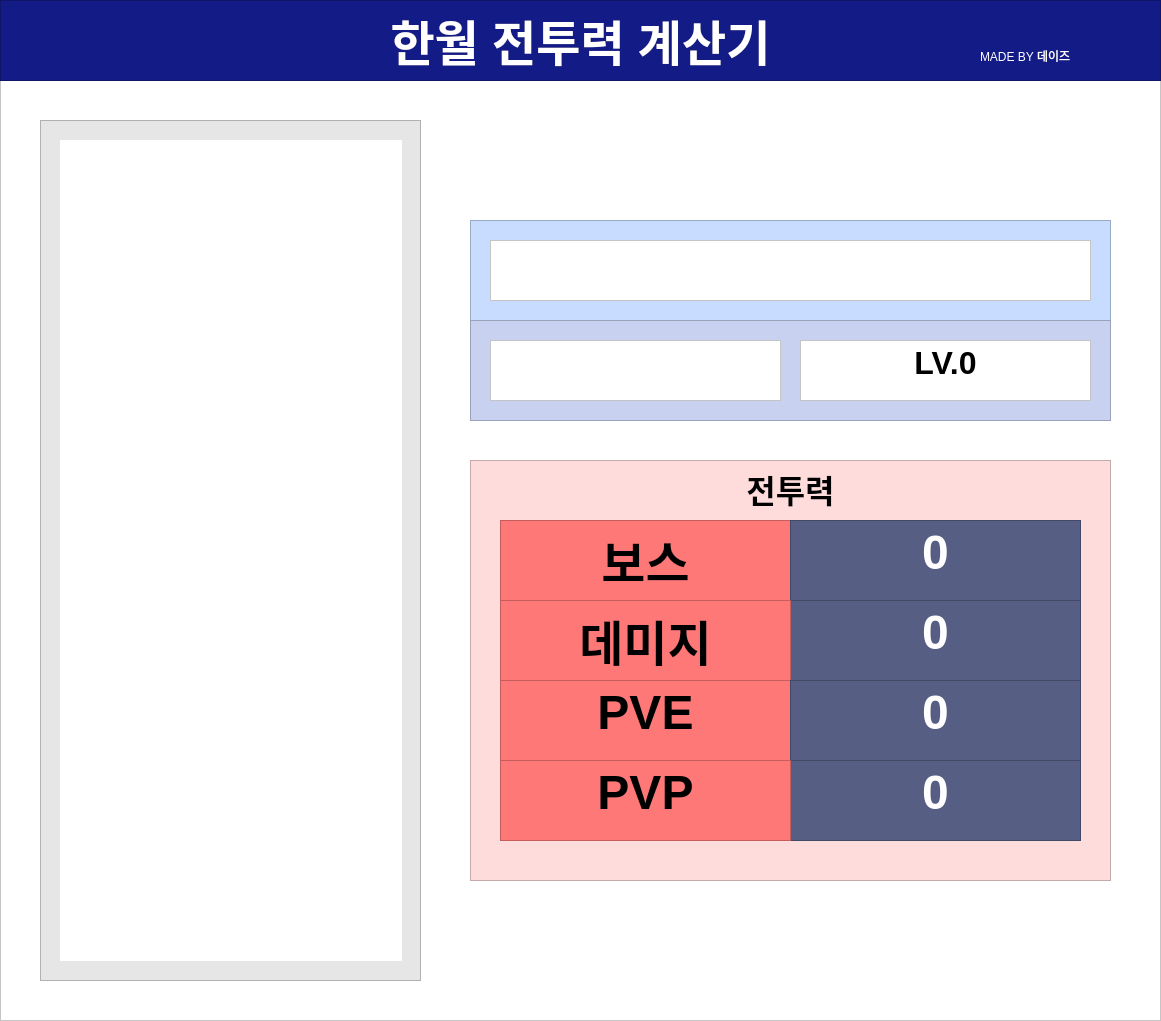
     <widget class="QFrame" name="frame_capture">
      <property name="geometry">
       <rect>
        <x>2220</x>
        <y>70</y>
        <width>1161</width>
        <height>1021</height>
       </rect>
      </property>
      <property name="styleSheet">
       <string notr="true">background-color: rgb(255, 255, 255);</string>
      </property>
      <property name="frameShape">
       <enum>QFrame::StyledPanel</enum>
      </property>
      <property name="frameShadow">
       <enum>QFrame::Raised</enum>
      </property>
      <widget class="QFrame" name="frame_4">
       <property name="geometry">
        <rect>
         <x>40</x>
         <y>120</y>
         <width>381</width>
         <height>861</height>
        </rect>
       </property>
       <property name="styleSheet">
        <string notr="true">background-color: rgb(230, 230, 230);</string>
       </property>
       <property name="frameShape">
        <enum>QFrame::StyledPanel</enum>
       </property>
       <property name="frameShadow">
        <enum>QFrame::Raised</enum>
       </property>
       <widget class="QLabel" name="label_capture_profile">
        <property name="geometry">
         <rect>
          <x>20</x>
          <y>20</y>
          <width>342</width>
          <height>821</height>
         </rect>
        </property>
        <property name="styleSheet">
         <string notr="true">background-color: rgb(255, 255, 255);</string>
        </property>
        <property name="text">
         <string/>
        </property>
       </widget>
      </widget>
      <widget class="QFrame" name="frame_2">
       <property name="geometry">
        <rect>
         <x>470</x>
         <y>220</y>
         <width>641</width>
         <height>101</height>
        </rect>
       </property>
       <property name="styleSheet">
        <string notr="true">background-color: rgb(200, 220, 255);</string>
       </property>
       <property name="frameShape">
        <enum>QFrame::StyledPanel</enum>
       </property>
       <property name="frameShadow">
        <enum>QFrame::Raised</enum>
       </property>
       <widget class="QTextBrowser" name="label_capture_name">
        <property name="geometry">
         <rect>
          <x>20</x>
          <y>20</y>
          <width>601</width>
          <height>61</height>
         </rect>
        </property>
        <property name="styleSheet">
         <string notr="true">font: 600 24pt &quot;맑은 고딕&quot;;
background-color: rgb(255, 255, 255);</string>
        </property>
        <property name="html">
         <string>&lt;!DOCTYPE HTML PUBLIC &quot;-//W3C//DTD HTML 4.0//EN&quot; &quot;http://www.w3.org/TR/REC-html40/strict.dtd&quot;&gt;
&lt;html&gt;&lt;head&gt;&lt;meta name=&quot;qrichtext&quot; content=&quot;1&quot; /&gt;&lt;style type=&quot;text/css&quot;&gt;
p, li { white-space: pre-wrap; }
&lt;/style&gt;&lt;/head&gt;&lt;body style=&quot; font-family:'맑은 고딕'; font-size:24pt; font-weight:600; font-style:normal;&quot;&gt;
&lt;p align=&quot;center&quot; style=&quot;-qt-paragraph-type:empty; margin-top:0px; margin-bottom:0px; margin-left:0px; margin-right:0px; -qt-block-indent:0; text-indent:0px;&quot;&gt;&lt;br /&gt;&lt;/p&gt;&lt;/body&gt;&lt;/html&gt;</string>
        </property>
       </widget>
      </widget>
      <widget class="QFrame" name="frame_3">
       <property name="geometry">
        <rect>
         <x>470</x>
         <y>320</y>
         <width>641</width>
         <height>101</height>
        </rect>
       </property>
       <property name="styleSheet">
        <string notr="true">background-color: rgb(200, 210, 240);</string>
       </property>
       <property name="frameShape">
        <enum>QFrame::StyledPanel</enum>
       </property>
       <property name="frameShadow">
        <enum>QFrame::Raised</enum>
       </property>
       <widget class="QTextBrowser" name="label_capture_job">
        <property name="geometry">
         <rect>
          <x>20</x>
          <y>20</y>
          <width>291</width>
          <height>61</height>
         </rect>
        </property>
        <property name="styleSheet">
         <string notr="true">background-color: rgb(255, 255, 255);
font: 600 24pt &quot;맑은 고딕&quot;;</string>
        </property>
        <property name="html">
         <string>&lt;!DOCTYPE HTML PUBLIC &quot;-//W3C//DTD HTML 4.0//EN&quot; &quot;http://www.w3.org/TR/REC-html40/strict.dtd&quot;&gt;
&lt;html&gt;&lt;head&gt;&lt;meta name=&quot;qrichtext&quot; content=&quot;1&quot; /&gt;&lt;style type=&quot;text/css&quot;&gt;
p, li { white-space: pre-wrap; }
&lt;/style&gt;&lt;/head&gt;&lt;body style=&quot; font-family:'맑은 고딕'; font-size:24pt; font-weight:600; font-style:normal;&quot;&gt;
&lt;p align=&quot;center&quot; style=&quot;-qt-paragraph-type:empty; margin-top:0px; margin-bottom:0px; margin-left:0px; margin-right:0px; -qt-block-indent:0; text-indent:0px; font-size:20pt;&quot;&gt;&lt;br /&gt;&lt;/p&gt;&lt;/body&gt;&lt;/html&gt;</string>
        </property>
       </widget>
       <widget class="QTextBrowser" name="label_capture_level">
        <property name="geometry">
         <rect>
          <x>330</x>
          <y>20</y>
          <width>291</width>
          <height>61</height>
         </rect>
        </property>
        <property name="styleSheet">
         <string notr="true">background-color: rgb(255, 255, 255);
font: 600 24pt &quot;맑은 고딕&quot;;</string>
        </property>
        <property name="html">
         <string>&lt;!DOCTYPE HTML PUBLIC &quot;-//W3C//DTD HTML 4.0//EN&quot; &quot;http://www.w3.org/TR/REC-html40/strict.dtd&quot;&gt;
&lt;html&gt;&lt;head&gt;&lt;meta name=&quot;qrichtext&quot; content=&quot;1&quot; /&gt;&lt;style type=&quot;text/css&quot;&gt;
p, li { white-space: pre-wrap; }
&lt;/style&gt;&lt;/head&gt;&lt;body style=&quot; font-family:'맑은 고딕'; font-size:24pt; font-weight:600; font-style:normal;&quot;&gt;
&lt;p align=&quot;center&quot; style=&quot; margin-top:0px; margin-bottom:0px; margin-left:0px; margin-right:0px; -qt-block-indent:0; text-indent:0px;&quot;&gt;LV.0&lt;/p&gt;&lt;/body&gt;&lt;/html&gt;</string>
        </property>
       </widget>
       <widget class="QLabel" name="image_capture">
        <property name="geometry">
         <rect>
          <x>30</x>
          <y>30</y>
          <width>41</width>
          <height>41</height>
         </rect>
        </property>
        <property name="styleSheet">
         <string notr="true">background-color: rgb(255, 255, 255);</string>
        </property>
        <property name="text">
         <string/>
        </property>
       </widget>
      </widget>
      <widget class="QTextBrowser" name="label_stat_2">
       <property name="geometry">
        <rect>
         <x>470</x>
         <y>460</y>
         <width>641</width>
         <height>421</height>
        </rect>
       </property>
       <property name="styleSheet">
        <string notr="true">background-color: rgb(255, 220, 220);
font: 600 24pt &quot;맑은 고딕&quot;;</string>
       </property>
       <property name="html">
        <string>&lt;!DOCTYPE HTML PUBLIC &quot;-//W3C//DTD HTML 4.0//EN&quot; &quot;http://www.w3.org/TR/REC-html40/strict.dtd&quot;&gt;
&lt;html&gt;&lt;head&gt;&lt;meta name=&quot;qrichtext&quot; content=&quot;1&quot; /&gt;&lt;style type=&quot;text/css&quot;&gt;
p, li { white-space: pre-wrap; }
&lt;/style&gt;&lt;/head&gt;&lt;body style=&quot; font-family:'맑은 고딕'; font-size:24pt; font-weight:600; font-style:normal;&quot;&gt;
&lt;p align=&quot;center&quot; style=&quot; margin-top:0px; margin-bottom:0px; margin-left:0px; margin-right:0px; -qt-block-indent:0; text-indent:0px;&quot;&gt;전투력&lt;/p&gt;&lt;/body&gt;&lt;/html&gt;</string>
       </property>
      </widget>
      <widget class="QTextBrowser" name="label_stat_boss_2">
       <property name="geometry">
        <rect>
         <x>500</x>
         <y>520</y>
         <width>291</width>
         <height>81</height>
        </rect>
       </property>
       <property name="styleSheet">
        <string notr="true">background-color: rgb(255, 120, 120);
font: 9pt &quot;맑은 고딕&quot;;</string>
       </property>
       <property name="html">
        <string>&lt;!DOCTYPE HTML PUBLIC &quot;-//W3C//DTD HTML 4.0//EN&quot; &quot;http://www.w3.org/TR/REC-html40/strict.dtd&quot;&gt;
&lt;html&gt;&lt;head&gt;&lt;meta name=&quot;qrichtext&quot; content=&quot;1&quot; /&gt;&lt;style type=&quot;text/css&quot;&gt;
p, li { white-space: pre-wrap; }
&lt;/style&gt;&lt;/head&gt;&lt;body style=&quot; font-family:'맑은 고딕'; font-size:9pt; font-weight:400; font-style:normal;&quot;&gt;
&lt;p align=&quot;center&quot; style=&quot; margin-top:0px; margin-bottom:0px; margin-left:0px; margin-right:0px; -qt-block-indent:0; text-indent:0px;&quot;&gt;&lt;span style=&quot; font-size:36pt; font-weight:600;&quot;&gt;보스&lt;/span&gt;&lt;/p&gt;&lt;/body&gt;&lt;/html&gt;</string>
       </property>
      </widget>
      <widget class="QTextBrowser" name="label_capture_boss_num">
       <property name="geometry">
        <rect>
         <x>790</x>
         <y>520</y>
         <width>291</width>
         <height>81</height>
        </rect>
       </property>
       <property name="styleSheet">
        <string notr="true">background-color: rgb(86, 94, 132);
font: 600 36pt &quot;맑은 고딕&quot;;
color: rgb(255, 255, 255);
text-align:center;</string>
       </property>
       <property name="html">
        <string>&lt;!DOCTYPE HTML PUBLIC &quot;-//W3C//DTD HTML 4.0//EN&quot; &quot;http://www.w3.org/TR/REC-html40/strict.dtd&quot;&gt;
&lt;html&gt;&lt;head&gt;&lt;meta name=&quot;qrichtext&quot; content=&quot;1&quot; /&gt;&lt;style type=&quot;text/css&quot;&gt;
p, li { white-space: pre-wrap; }
&lt;/style&gt;&lt;/head&gt;&lt;body style=&quot; font-family:'맑은 고딕'; font-size:36pt; font-weight:600; font-style:normal;&quot;&gt;
&lt;p align=&quot;center&quot; style=&quot; margin-top:0px; margin-bottom:0px; margin-left:0px; margin-right:0px; -qt-block-indent:0; text-indent:0px;&quot;&gt;0&lt;/p&gt;&lt;/body&gt;&lt;/html&gt;</string>
       </property>
      </widget>
      <widget class="QTextBrowser" name="label_capture_dmg_num">
       <property name="geometry">
        <rect>
         <x>790</x>
         <y>600</y>
         <width>291</width>
         <height>81</height>
        </rect>
       </property>
       <property name="styleSheet">
        <string notr="true">background-color: rgb(86, 94, 132);
font: 600 36pt &quot;맑은 고딕&quot;;
color: rgb(255, 255, 255);
text-align:center;</string>
       </property>
       <property name="html">
        <string>&lt;!DOCTYPE HTML PUBLIC &quot;-//W3C//DTD HTML 4.0//EN&quot; &quot;http://www.w3.org/TR/REC-html40/strict.dtd&quot;&gt;
&lt;html&gt;&lt;head&gt;&lt;meta name=&quot;qrichtext&quot; content=&quot;1&quot; /&gt;&lt;style type=&quot;text/css&quot;&gt;
p, li { white-space: pre-wrap; }
&lt;/style&gt;&lt;/head&gt;&lt;body style=&quot; font-family:'맑은 고딕'; font-size:36pt; font-weight:600; font-style:normal;&quot;&gt;
&lt;p align=&quot;center&quot; style=&quot; margin-top:0px; margin-bottom:0px; margin-left:0px; margin-right:0px; -qt-block-indent:0; text-indent:0px;&quot;&gt;0&lt;/p&gt;&lt;/body&gt;&lt;/html&gt;</string>
       </property>
      </widget>
      <widget class="QTextBrowser" name="label_stat_damage_2">
       <property name="geometry">
        <rect>
         <x>500</x>
         <y>600</y>
         <width>291</width>
         <height>81</height>
        </rect>
       </property>
       <property name="styleSheet">
        <string notr="true">background-color: rgb(255, 120, 120);
font: 9pt &quot;맑은 고딕&quot;;</string>
       </property>
       <property name="html">
        <string>&lt;!DOCTYPE HTML PUBLIC &quot;-//W3C//DTD HTML 4.0//EN&quot; &quot;http://www.w3.org/TR/REC-html40/strict.dtd&quot;&gt;
&lt;html&gt;&lt;head&gt;&lt;meta name=&quot;qrichtext&quot; content=&quot;1&quot; /&gt;&lt;style type=&quot;text/css&quot;&gt;
p, li { white-space: pre-wrap; }
&lt;/style&gt;&lt;/head&gt;&lt;body style=&quot; font-family:'맑은 고딕'; font-size:9pt; font-weight:400; font-style:normal;&quot;&gt;
&lt;p align=&quot;center&quot; style=&quot; margin-top:0px; margin-bottom:0px; margin-left:0px; margin-right:0px; -qt-block-indent:0; text-indent:0px;&quot;&gt;&lt;span style=&quot; font-size:36pt; font-weight:600;&quot;&gt;데미지&lt;/span&gt;&lt;/p&gt;&lt;/body&gt;&lt;/html&gt;</string>
       </property>
      </widget>
      <widget class="QTextBrowser" name="label_stat_pve_2">
       <property name="geometry">
        <rect>
         <x>500</x>
         <y>680</y>
         <width>291</width>
         <height>81</height>
        </rect>
       </property>
       <property name="styleSheet">
        <string notr="true">background-color: rgb(255, 120, 120);
font: 9pt &quot;맑은 고딕&quot;;</string>
       </property>
       <property name="html">
        <string>&lt;!DOCTYPE HTML PUBLIC &quot;-//W3C//DTD HTML 4.0//EN&quot; &quot;http://www.w3.org/TR/REC-html40/strict.dtd&quot;&gt;
&lt;html&gt;&lt;head&gt;&lt;meta name=&quot;qrichtext&quot; content=&quot;1&quot; /&gt;&lt;style type=&quot;text/css&quot;&gt;
p, li { white-space: pre-wrap; }
&lt;/style&gt;&lt;/head&gt;&lt;body style=&quot; font-family:'맑은 고딕'; font-size:9pt; font-weight:400; font-style:normal;&quot;&gt;
&lt;p align=&quot;center&quot; style=&quot; margin-top:0px; margin-bottom:0px; margin-left:0px; margin-right:0px; -qt-block-indent:0; text-indent:0px;&quot;&gt;&lt;span style=&quot; font-size:36pt; font-weight:600;&quot;&gt;PVE&lt;/span&gt;&lt;/p&gt;&lt;/body&gt;&lt;/html&gt;</string>
       </property>
      </widget>
      <widget class="QTextBrowser" name="label_capture_pve_num">
       <property name="geometry">
        <rect>
         <x>790</x>
         <y>680</y>
         <width>291</width>
         <height>81</height>
        </rect>
       </property>
       <property name="styleSheet">
        <string notr="true">background-color: rgb(86, 94, 132);
font: 600 36pt &quot;맑은 고딕&quot;;
color: rgb(255, 255, 255);
text-align:center;</string>
       </property>
       <property name="html">
        <string>&lt;!DOCTYPE HTML PUBLIC &quot;-//W3C//DTD HTML 4.0//EN&quot; &quot;http://www.w3.org/TR/REC-html40/strict.dtd&quot;&gt;
&lt;html&gt;&lt;head&gt;&lt;meta name=&quot;qrichtext&quot; content=&quot;1&quot; /&gt;&lt;style type=&quot;text/css&quot;&gt;
p, li { white-space: pre-wrap; }
&lt;/style&gt;&lt;/head&gt;&lt;body style=&quot; font-family:'맑은 고딕'; font-size:36pt; font-weight:600; font-style:normal;&quot;&gt;
&lt;p align=&quot;center&quot; style=&quot; margin-top:0px; margin-bottom:0px; margin-left:0px; margin-right:0px; -qt-block-indent:0; text-indent:0px;&quot;&gt;0&lt;/p&gt;&lt;/body&gt;&lt;/html&gt;</string>
       </property>
      </widget>
      <widget class="QTextBrowser" name="label_capture_pvp_num">
       <property name="geometry">
        <rect>
         <x>790</x>
         <y>760</y>
         <width>291</width>
         <height>81</height>
        </rect>
       </property>
       <property name="styleSheet">
        <string notr="true">background-color: rgb(86, 94, 132);
font: 600 36pt &quot;맑은 고딕&quot;;
color: rgb(255, 255, 255);
text-align:center;</string>
       </property>
       <property name="html">
        <string>&lt;!DOCTYPE HTML PUBLIC &quot;-//W3C//DTD HTML 4.0//EN&quot; &quot;http://www.w3.org/TR/REC-html40/strict.dtd&quot;&gt;
&lt;html&gt;&lt;head&gt;&lt;meta name=&quot;qrichtext&quot; content=&quot;1&quot; /&gt;&lt;style type=&quot;text/css&quot;&gt;
p, li { white-space: pre-wrap; }
&lt;/style&gt;&lt;/head&gt;&lt;body style=&quot; font-family:'맑은 고딕'; font-size:36pt; font-weight:600; font-style:normal;&quot;&gt;
&lt;p align=&quot;center&quot; style=&quot; margin-top:0px; margin-bottom:0px; margin-left:0px; margin-right:0px; -qt-block-indent:0; text-indent:0px;&quot;&gt;0&lt;/p&gt;&lt;/body&gt;&lt;/html&gt;</string>
       </property>
      </widget>
      <widget class="QTextBrowser" name="label_stat_pvp_2">
       <property name="geometry">
        <rect>
         <x>500</x>
         <y>760</y>
         <width>291</width>
         <height>81</height>
        </rect>
       </property>
       <property name="styleSheet">
        <string notr="true">background-color: rgb(255, 120, 120);
font: 9pt &quot;맑은 고딕&quot;;</string>
       </property>
       <property name="html">
        <string>&lt;!DOCTYPE HTML PUBLIC &quot;-//W3C//DTD HTML 4.0//EN&quot; &quot;http://www.w3.org/TR/REC-html40/strict.dtd&quot;&gt;
&lt;html&gt;&lt;head&gt;&lt;meta name=&quot;qrichtext&quot; content=&quot;1&quot; /&gt;&lt;style type=&quot;text/css&quot;&gt;
p, li { white-space: pre-wrap; }
&lt;/style&gt;&lt;/head&gt;&lt;body style=&quot; font-family:'맑은 고딕'; font-size:9pt; font-weight:400; font-style:normal;&quot;&gt;
&lt;p align=&quot;center&quot; style=&quot; margin-top:0px; margin-bottom:0px; margin-left:0px; margin-right:0px; -qt-block-indent:0; text-indent:0px;&quot;&gt;&lt;span style=&quot; font-size:36pt; font-weight:600;&quot;&gt;PVP&lt;/span&gt;&lt;/p&gt;&lt;/body&gt;&lt;/html&gt;</string>
       </property>
      </widget>
      <widget class="QTextBrowser" name="textBrowser_5">
       <property name="geometry">
        <rect>
         <x>0</x>
         <y>0</y>
         <width>1161</width>
         <height>81</height>
        </rect>
       </property>
       <property name="styleSheet">
        <string notr="true">background-color: rgb(19, 27, 134);
font: 600 36pt &quot;맑은 고딕&quot;;
color: rgb(255, 255, 255);</string>
       </property>
       <property name="html">
        <string>&lt;!DOCTYPE HTML PUBLIC &quot;-//W3C//DTD HTML 4.0//EN&quot; &quot;http://www.w3.org/TR/REC-html40/strict.dtd&quot;&gt;
&lt;html&gt;&lt;head&gt;&lt;meta name=&quot;qrichtext&quot; content=&quot;1&quot; /&gt;&lt;style type=&quot;text/css&quot;&gt;
p, li { white-space: pre-wrap; }
&lt;/style&gt;&lt;/head&gt;&lt;body style=&quot; font-family:'맑은 고딕'; font-size:36pt; font-weight:600; font-style:normal;&quot;&gt;
&lt;p align=&quot;center&quot; style=&quot; margin-top:0px; margin-bottom:0px; margin-left:0px; margin-right:0px; -qt-block-indent:0; text-indent:0px;&quot;&gt;한월 전투력 계산기&lt;/p&gt;&lt;/body&gt;&lt;/html&gt;</string>
       </property>
      </widget>
      <widget class="QLabel" name="label_4">
       <property name="geometry">
        <rect>
         <x>980</x>
         <y>40</y>
         <width>171</width>
         <height>31</height>
        </rect>
       </property>
       <property name="styleSheet">
        <string notr="true">color: rgb(255, 255, 255);
font: 600 16pt &quot;맑은 고딕&quot;;
background-color: rgb(19, 27, 134);</string>
       </property>
       <property name="text">
        <string>MADE BY 데이즈</string>
       </property>
      </widget>
     </widget>
